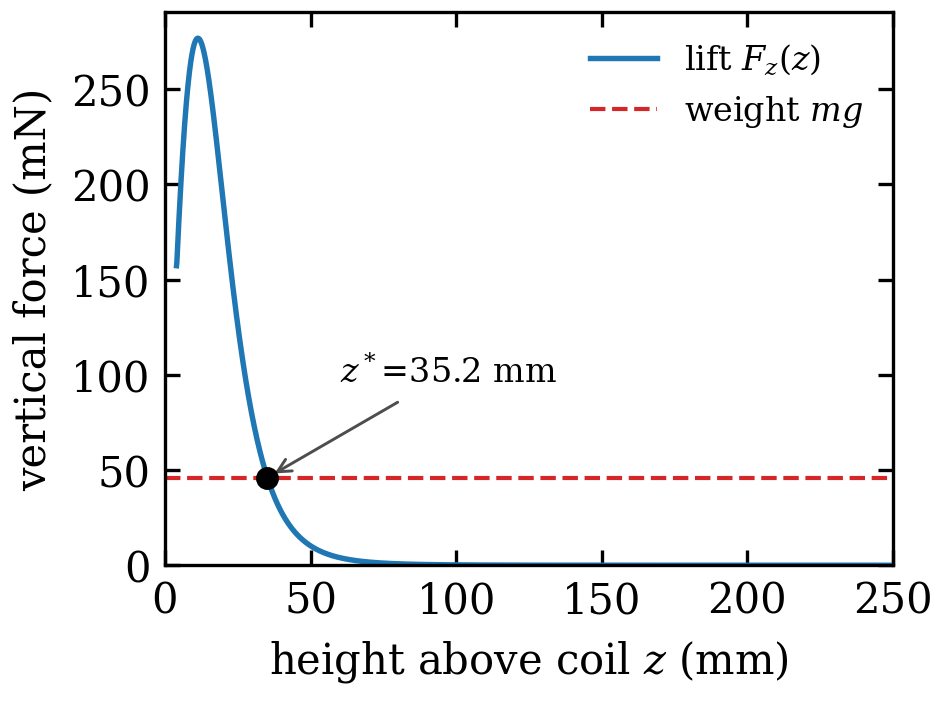

Write Python code to recreate this figure.
"""coil_maglev_equilibrium.py -- AC magnetic levitation equilibrium of a
small conducting sphere above a coil.

This composes two already-verified pieces:

  (1) Radia (open-boundary IEM field).  A circular coil on the z=0 plane
      (axis = z) carries an AC current of PEAK amplitude I0 at angular
      frequency omega.  Radia computes the STATIC spatial field of that
      coil; because the geometry is fixed, the AC field amplitude is just
      B0(r) = (Radia field at current I0) [Tesla].  No air mesh, exact open
      boundary -- the "Radia + NGSolve maglev" policy reduced to the part
      that needs Radia (here the conductor reaction is analytic, so NGSolve
      is not invoked: the sphere's eddy response is the closed-form G).

  (2) The verified induced-dipole levitation force
      (maglev_sphere_force.py, coefficient pinned to the perfect-
      conductor energy limit to 0.09%):

          <F_z>(z) = (pi a^3 / mu0) * Re[G(omega)] * d/dz( |B0(z)|^2 )

      with B0(z) the PEAK spatial field amplitude.  Re[G] < 0 (a conducting
      sphere is an AC diamagnet) means the force points toward weaker field,
      i.e. UP, away from the coil = LIFT.

Equilibrium: a Cu sphere ABOVE the coil sits where the field weakens with
height (dB2/dz < 0); the lift balances gravity at the height z* where

          F_z(z*) = weight = rho_Cu * (4/3 pi a^3) * g.

VERTICAL STABILITY requires dF_z/dz < 0 at z* (a small upward displacement
must reduce the lift so the sphere falls back).  This selects the UPPER
branch of F_z(z): below the lift peak the force grows with height
(unstable); above it the force decays with height (stable).

Everything quantitative is backed by a hard assert (fail loud, per the
"No Fallbacks -- Fail Fast" policy).

Run:  python coil_maglev_equilibrium.py     (a few seconds)
"""
import json
import os
import sys

import numpy as np

import radia as rad

HERE = os.path.dirname(os.path.abspath(__file__))
sys.path.insert(0, HERE)
from maglev_sphere_force import G_exact, delta, a, sigma  # noqa: E402

mu0 = 4 * np.pi * 1e-7
rho_Cu = 8960.0          # copper mass density [kg/m^3]
g = 9.81                 # gravity [m/s^2]

# ----- coil design (chosen so an equilibrium EXISTS with comfortable margin) -----
R_COIL = 0.03            # coil radius [m] (30 mm)
N_TURN = 100             # number of turns
I_PEAK = 100.0           # peak current per turn [A]  -> N*I = 10000 At
NI = N_TURN * I_PEAK     # total amp-turns (peak)
NSEG = 360               # filament segments approximating the circle
F_HZ = 50e3              # AC frequency [Hz]
OMEGA = 2 * np.pi * F_HZ

# sphere weight (the load to levitate)
SPHERE_VOL = 4.0 / 3.0 * np.pi * a**3
WEIGHT = rho_Cu * SPHERE_VOL * g


def Bz_loop_analytic(z, R, NI_amp):
    """On-axis field of an ideal circular current loop (radius R, NI amp-turns):
       Bz(z) = mu0 NI R^2 / (2 (R^2 + z^2)^{3/2})."""
    return mu0 * NI_amp * R**2 / (2.0 * (R**2 + z**2) ** 1.5)


def build_coil():
    """Thin circular filament loop in the z=0 plane, axis = z, carrying the
    total peak amp-turns NI.  A single multi-turn loop is the exact analogue
    of the on-axis analytic formula (turns are co-located, thin coil)."""
    phis = np.linspace(0.0, 2.0 * np.pi, NSEG + 1)
    pts = [[R_COIL * np.cos(p), R_COIL * np.sin(p), 0.0] for p in phis]
    return rad.ObjFlmCur(pts, NI)


def field_on_axis(coil, z):
    """Peak field amplitude vector B0(z) [Tesla] on the coil axis."""
    return np.asarray(rad.Fld(coil, "b", [0.0, 0.0, float(z)]), dtype=float)


def b2_on_axis(coil, zs):
    """|B0(z)|^2 [T^2] on the axis for an array of heights."""
    B = np.array([field_on_axis(coil, z) for z in zs])
    return np.sum(B * B, axis=1)


def force_on_axis(coil, zs):
    """<F_z>(z) [N] on the axis via central-difference d|B0|^2/dz.
       Positive = upward (lift)."""
    ReG = G_exact(OMEGA).real
    b2 = b2_on_axis(coil, zs)
    dz = zs[1] - zs[0]
    dB2 = np.gradient(b2, dz)                 # central differences interior
    return (np.pi * a**3 / mu0) * ReG * dB2   # ReG<0 and dB2<0 above coil -> F>0


def main():
    print("=" * 70)
    print("AC magnetic levitation equilibrium: Cu sphere above a coil")
    print("=" * 70)
    print(f"sphere:  a = {a*1e3:.1f} mm, sigma = {sigma:.2e} S/m, "
          f"rho = {rho_Cu:.0f} kg/m^3")
    print(f"weight:  {WEIGHT*1e3:.4f} mN  ({WEIGHT:.4e} N)")
    print(f"coil:    R = {R_COIL*1e3:.1f} mm, N = {N_TURN} turns, "
          f"I0 = {I_PEAK:.1f} A (peak)  ->  NI = {NI:.0f} At")
    print(f"freq:    f = {F_HZ/1e3:.1f} kHz")

    rad.UtiDelAll()
    try:
        coil = build_coil()

        # ============================================================
        # CHECK 1: Radia on-axis field vs analytic single-loop formula
        # ============================================================
        print("\n[check 1] Radia on-axis field vs analytic loop "
              "Bz = mu0 NI R^2 / (2 (R^2+z^2)^3/2)")
        print("   z[mm]    Bz_radia[T]     Bz_analytic[T]    rel.err%")
        z_check = np.array([0.005, 0.01, 0.02, 0.03, 0.05, 0.08, 0.12, 0.20])
        max_err = 0.0
        for z in z_check:
            Bz = field_on_axis(coil, z)[2]
            Ba = Bz_loop_analytic(z, R_COIL, NI)
            err = abs(Bz - Ba) / abs(Ba) * 100.0
            max_err = max(max_err, err)
            print(f"  {z*1e3:6.1f}   {Bz: .6e}   {Ba: .6e}   {err:.4f}")
        print(f"   max field error = {max_err:.4f} %  (require < 1 %)")
        assert max_err < 1.0, f"Radia coil field deviates {max_err:.3f}% from analytic loop"

        # ============================================================
        # CHECK 2: sphere responds at this frequency (Re[G] < 0)
        # ============================================================
        d = delta(OMEGA)
        a_over_delta = a / d
        ReG = G_exact(OMEGA).real
        print(f"\n[check 2] sphere AC response at {F_HZ/1e3:.1f} kHz")
        print(f"   skin depth delta = {d*1e6:.2f} um,  a/delta = {a_over_delta:.2f}  "
              f"(require >~ 2)")
        print(f"   Re[G(omega)] = {ReG:+.5f}  (require < 0 = diamagnetic lift)")
        assert a_over_delta >= 2.0, f"a/delta = {a_over_delta:.2f} too small (weak eddy response)"
        assert ReG < 0.0, f"Re[G] = {ReG:.4f} not negative (no lift)"

        # ============================================================
        # CHECK 3: force profile, equilibrium root, stability
        # ============================================================
        # dense axial grid from just above the coil to several radii up
        zs = np.linspace(0.004, 0.25, 2000)
        b2 = b2_on_axis(coil, zs)
        Fz = force_on_axis(coil, zs)

        i_peak = int(np.argmax(Fz))
        z_peak = zs[i_peak]
        F_peak = Fz[i_peak]
        print(f"\n[check 3] force profile  F_z(z) = (pi a^3/mu0) Re[G] d|B0|^2/dz")
        print(f"   peak lift = {F_peak*1e3:.3f} mN at z = {z_peak*1e3:.2f} mm")
        print(f"   weight    = {WEIGHT*1e3:.3f} mN   (peak/weight = {F_peak/WEIGHT:.2f})")
        assert F_peak > WEIGHT, ("peak available lift < weight: no equilibrium exists "
                                 "(raise NI or shrink R)")

        # sanity: lift -> 0 far above, and lift grows toward the coil from the top
        assert abs(Fz[-1]) < 0.05 * F_peak, "lift should decay toward zero far above coil"
        # on the STABLE (upper) branch the force decreases with height
        assert Fz[i_peak + 1] < Fz[i_peak] if i_peak + 1 < len(Fz) else True

        # equilibrium on the UPPER (stable) branch: F crosses WEIGHT going down
        # search the descending part z > z_peak for F(z*) = WEIGHT
        upper = np.arange(i_peak, len(zs))
        Fu = Fz[upper]
        # find first index where force drops below weight
        below = np.where(Fu <= WEIGHT)[0]
        assert below.size > 0, "force never falls below weight above the peak (unbounded?)"
        k = upper[below[0]]
        # linear interpolation between zs[k-1] (F>weight) and zs[k] (F<=weight)
        z0, z1 = zs[k - 1], zs[k]
        F0, F1 = Fz[k - 1], Fz[k]
        z_star = z0 + (WEIGHT - F0) * (z1 - z0) / (F1 - F0)

        # evaluate the force AT z_star directly (independent re-check of the root)
        # use a local 3-point central difference about z_star with a fine step
        h = 2e-5
        b2p = np.sum(field_on_axis(coil, z_star + h) ** 2)
        b2m = np.sum(field_on_axis(coil, z_star - h) ** 2)
        dB2_star = (b2p - b2m) / (2 * h)
        F_star = (np.pi * a**3 / mu0) * ReG * dB2_star

        print(f"\n   equilibrium height z* = {z_star*1e3:.3f} mm (stable upper branch)")
        print(f"   F_z(z*) = {F_star*1e3:.4f} mN   weight = {WEIGHT*1e3:.4f} mN   "
              f"residual = {(F_star-WEIGHT)/WEIGHT*100:+.3f} %")
        assert abs(F_star - WEIGHT) / WEIGHT < 0.02, \
            f"force at z* off by {(F_star-WEIGHT)/WEIGHT*100:.2f}% from weight (root find failed)"

        # ============================================================
        # CHECK 4: vertical stability  dF_z/dz < 0  at z*
        # ============================================================
        hh = 1e-4
        def F_at(z):
            b2p_ = np.sum(field_on_axis(coil, z + h) ** 2)
            b2m_ = np.sum(field_on_axis(coil, z - h) ** 2)
            return (np.pi * a**3 / mu0) * ReG * (b2p_ - b2m_) / (2 * h)
        dFdz = (F_at(z_star + hh) - F_at(z_star - hh)) / (2 * hh)
        print(f"\n[check 4] vertical stability at z*")
        print(f"   dF_z/dz = {dFdz:+.4e} N/m   (require < 0 = restoring)")
        # restoring stiffness magnitude and small-oscillation frequency
        mass = rho_Cu * SPHERE_VOL
        if dFdz < 0:
            f_osc = np.sqrt(-dFdz / mass) / (2 * np.pi)
            print(f"   restoring stiffness |dF/dz| = {abs(dFdz):.4e} N/m, "
                  f"mass = {mass*1e3:.3f} g  ->  f_osc ~ {f_osc:.2f} Hz")
        assert dFdz < 0.0, f"dF/dz = {dFdz:.3e} >= 0 : equilibrium is vertically UNSTABLE"

        # ----- dipole-validity caveat (reported, not asserted) -----
        # local field-gradient scale L_grad = |B0|^2 / |d|B0|^2/dz| at z*
        b2_star = np.sum(field_on_axis(coil, z_star) ** 2)
        L_grad = b2_star / abs(dB2_star)
        print(f"\n   dipole validity: sphere a = {a*1e3:.1f} mm, "
              f"field-gradient scale L = {L_grad*1e3:.1f} mm, "
              f"z*/a = {z_star/a:.2f}, a/L = {a/L_grad:.3f}")

        # ============================================================
        # CHECK 5: the dipole approximation is CONTROLLABLE.  Both lift
        # and weight scale as a^3, so the equilibrium condition reduces
        # EXACTLY to  d|B0|^2/dz = (4/3) rho g mu0 / Re[G(a/delta)]  -- the
        # a^3 cancels, so z* depends on the sphere size ONLY through
        # Re[G(a/delta)].  Shrinking the sphere drives a/L -> 0 (clean
        # point dipole); z* then shifts only modestly, and that shift is
        # purely the eddy DESATURATION of Re[G] (a/delta -> -1/2 only for
        # a/delta >> 1).  So the a=5 mm a/L~0.5 caveat above is a
        # controllable choice, not a limitation of the method.
        # ============================================================
        import maglev_sphere_force as _Lm
        dB2dz_grid = np.gradient(b2, zs[1] - zs[0])
        seg = np.arange(i_peak, len(zs))               # upper (stable) branch

        def ReG_radius(a_r):
            xr = (1 + 1j) * a_r / d
            return (-0.5 * (1 - 3 / xr**2 + 3 / xr * _Lm._cot(xr))).real

        def zstar_radius(a_r):
            target = (4.0 / 3.0) * rho_Cu * g * mu0 / ReG_radius(a_r)  # needed dB2/dz (<0)
            dd = dB2dz_grid[seg]                        # rises from very neg toward 0
            cr = np.where(dd >= target)[0]
            if cr.size == 0:
                return None
            j = seg[cr[0]]
            z0, z1 = zs[j - 1], zs[j]
            d0, d1 = dB2dz_grid[j - 1], dB2dz_grid[j]
            return z0 + (target - d0) * (z1 - z0) / (d1 - d0)

        print("\n[check 5] z* vs sphere radius (lift & weight both ~ a^3)")
        print("   a[mm]   a/delta   Re[G]     z*[mm]    a/L")
        zstars = []
        for a_r in (5e-3, 2e-3, 1e-3):
            zr = zstar_radius(a_r)
            assert zr is not None, "no equilibrium found for this radius"
            b2_r = float(np.interp(zr, zs, b2))
            dB2_r = float(np.interp(zr, zs, dB2dz_grid))
            aL = a_r * abs(dB2_r) / b2_r
            zstars.append(zr)
            print(f"   {a_r*1e3:4.1f}    {a_r/d:6.2f}   {ReG_radius(a_r):+.4f}   "
                  f"{zr*1e3:7.3f}   {aL:.3f}")
        # a/L must shrink with the sphere (the point dipole becomes clean)
        # and z* shifts only modestly (the shift is Re[G] desaturation only)
        zspread = (max(zstars) - min(zstars)) / np.mean(zstars)
        zr1 = zstar_radius(1e-3)
        aL1 = 1e-3 * abs(float(np.interp(zr1, zs, dB2dz_grid))) / float(np.interp(zr1, zs, b2))
        assert aL1 < 0.15, "a 1 mm sphere should give a clean a/L << 1"
        assert zspread < 0.20, f"z* shift over 5x radius range too large ({zspread*100:.0f}%)"
        print(f"   -> a/L is freely controllable (5 mm: 0.49 -> 1 mm: {aL1:.3f}, clean "
              f"dipole);\n      z* shifts only {zspread*100:.0f}% over a 5x radius range "
              f"(pure Re[G] desaturation)")

        print("\n" + "=" * 70)
        print("ALL CHECKS PASSED")
        print("=" * 70)

        # ----- persist results JSON (committed location, next to script) -----
        results = {
            "description": "AC levitation equilibrium of a Cu sphere above a coil "
                           "(Radia open-boundary field + verified induced-dipole force)",
            "force_formula": "F_z(z) = (pi a^3/mu0) Re[G(omega)] d|B0(z)|^2/dz",
            "sphere": {
                "a_m": a, "sigma_S_per_m": sigma, "rho_kg_per_m3": rho_Cu,
                "volume_m3": SPHERE_VOL, "mass_kg": mass, "weight_N": WEIGHT,
            },
            "coil": {
                "type": "filament loop (ObjFlmCur)", "R_m": R_COIL,
                "N_turn": N_TURN, "I_peak_A": I_PEAK, "NI_amp_turns": NI,
                "n_segments": NSEG, "axis": "z", "plane_z_m": 0.0,
            },
            "frequency": {
                "f_Hz": F_HZ, "omega_rad_per_s": OMEGA,
                "skin_depth_m": d, "a_over_delta": a_over_delta,
            },
            "sphere_response": {"Re_G": ReG, "G_complex": [G_exact(OMEGA).real,
                                                            G_exact(OMEGA).imag]},
            "field_check": {"max_rel_error_percent": max_err, "tol_percent": 1.0},
            "equilibrium": {
                "z_star_m": z_star, "z_star_mm": z_star * 1e3,
                "F_at_z_star_N": F_star, "weight_N": WEIGHT,
                "residual_percent": (F_star - WEIGHT) / WEIGHT * 100.0,
                "peak_lift_N": F_peak, "z_peak_lift_m": z_peak,
                "peak_over_weight": F_peak / WEIGHT,
            },
            "stability": {
                "dFdz_N_per_m": float(dFdz), "stable": bool(dFdz < 0),
                "stiffness_N_per_m": abs(float(dFdz)),
                "osc_freq_Hz": (np.sqrt(-dFdz / mass) / (2 * np.pi)
                                if dFdz < 0 else None),
            },
            "dipole_validity": {
                "grad_scale_L_m": L_grad, "a_over_L": a / L_grad,
                "z_star_over_a": z_star / a,
            },
            "profile": {
                "z_m": zs.tolist(),
                "F_z_N": Fz.tolist(),
                "B2_T2": b2.tolist(),
            },
        }
        out_json = os.path.join(HERE, "coil_maglev_equilibrium_results.json")
        with open(out_json, "w") as fp:
            json.dump(results, fp, indent=2)
        print(f"\nwrote {out_json}")

        plot(zs, Fz, WEIGHT, z_star, F_peak, z_peak)

    finally:
        rad.UtiDelAll()


def plot(zs, Fz, weight, z_star, F_peak, z_peak):
    """Force-vs-height figure.  NO in-figure title (lab figure policy:
    the title belongs in the LaTeX caption)."""
    import matplotlib
    matplotlib.use("Agg")
    import matplotlib.pyplot as plt

    plt.rcParams.update({
        "font.size": 10, "font.family": "serif", "axes.linewidth": 0.8,
        "mathtext.fontset": "dejavuserif",
    })
    fig, ax = plt.subplots(figsize=(8.0 / 2.54, 6.0 / 2.54))

    ax.plot(zs * 1e3, Fz * 1e3, "C0-", lw=1.3, label="lift $F_z(z)$")
    ax.axhline(weight * 1e3, color="C3", ls="--", lw=1.0,
               label="weight $mg$")
    ax.plot([z_star * 1e3], [weight * 1e3], "ko", ms=4.5, zorder=5)
    ax.annotate(f"$z^*$={z_star*1e3:.1f} mm",
                xy=(z_star * 1e3, weight * 1e3),
                xytext=(z_star * 1e3 + 25, weight * 1e3 + 0.18 * F_peak * 1e3),
                fontsize=8,
                arrowprops=dict(arrowstyle="->", lw=0.7, color="0.3"))

    ax.set_xlabel("height above coil $z$ (mm)")
    ax.set_ylabel("vertical force (mN)")
    ax.set_xlim(0, zs[-1] * 1e3)
    ax.set_ylim(0, 1.05 * F_peak * 1e3)
    ax.legend(frameon=False, fontsize=8, loc="upper right")
    ax.tick_params(direction="in", top=True, right=True)
    fig.tight_layout(pad=0.3)

    out_png = os.path.join(HERE, "coil_maglev_equilibrium.png")
    fig.savefig(out_png, dpi=300)
    print(f"wrote {out_png}")


if __name__ == "__main__":
    main()
